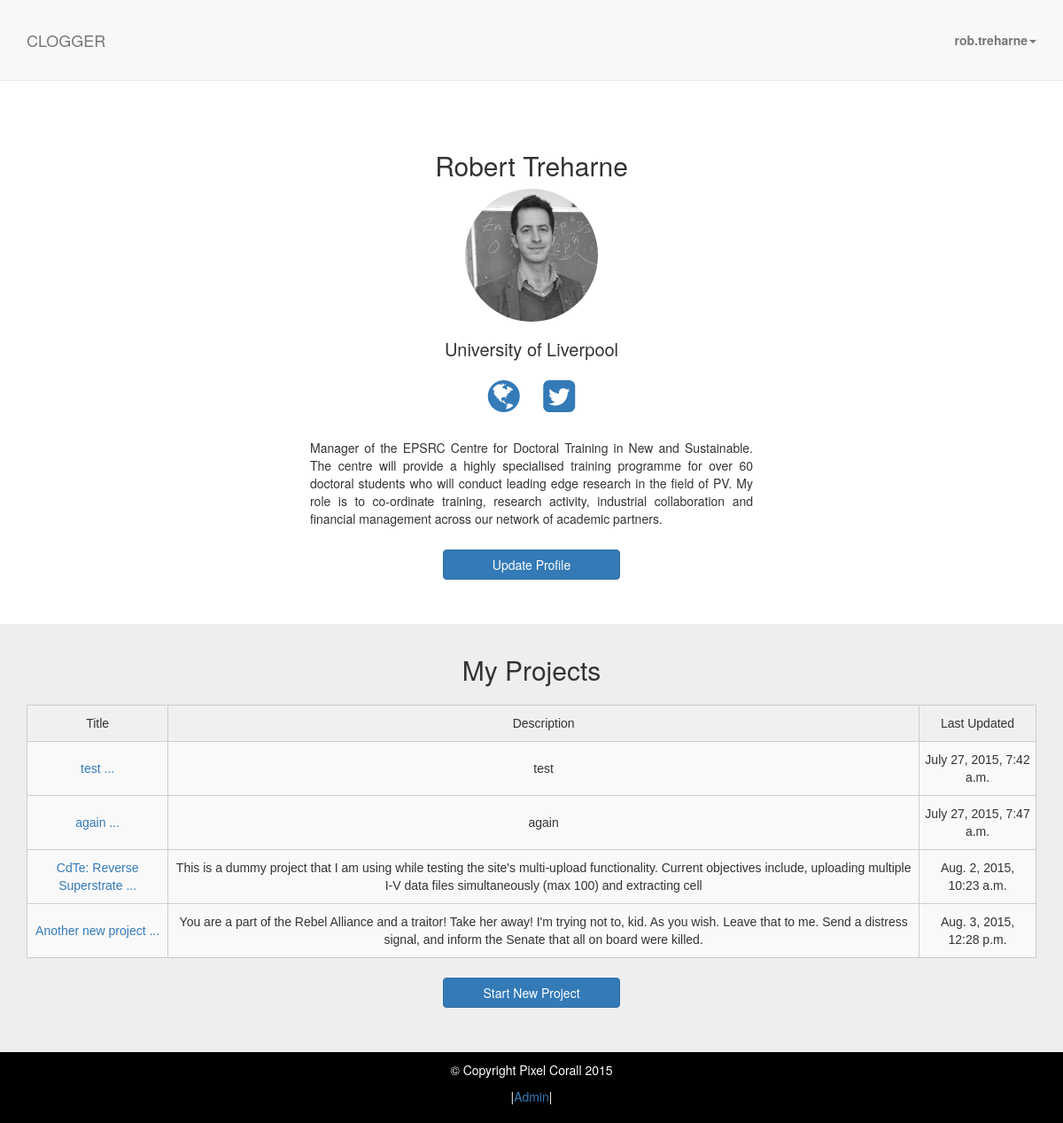
The app's page /user/dashboard/ (signed in), older data.
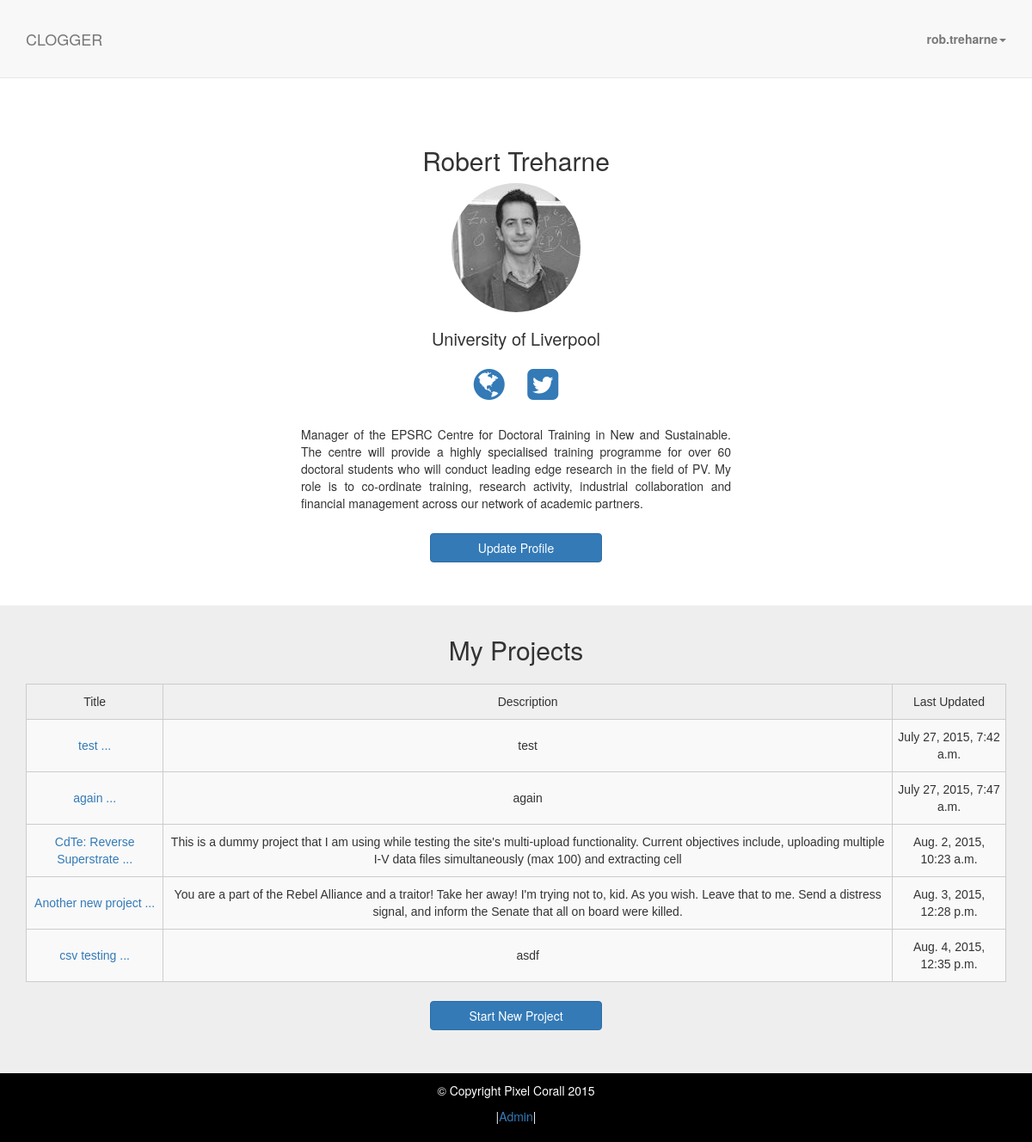
The same page, newer data.
### projects/models.py (models this page shows, shortened)
class Project(models.Model):
    owner = models.ForeignKey(UserProfile)
    title = models.CharField(max_length=50)
    description = models.TextField(max_length=200)
    start_date = models.DateTimeField(default=timezone.datetime.today())
    updated = models.DateTimeField(default=timezone.datetime.today())

### profiles/views.py (the view)
@login_required
def dashboard(request):
    profile = UserProfile.objects.get(user=request.user)
    projects = Project.objects.filter(owner = profile)
    dict = {'profile': profile, 'projects': projects}
    return render(request, 'dashboard.html', dict)

### profiles/templates/dashboard.html (shortened to what this page needs)
{% extends 'base.html' %}
{% load thumbnail %}
{% block content %}
    <section id="register" class="dashboard-profile-section">
        <div class="container">
            <div class="row">
                <div class="col-lg-12">
					<h2>{{user.first_name}} {{user.last_name}}</h2>
					{% thumbnail profile.picture "150x150" crop="center" as im %}
					<img class="profile-pic-lg" src="{{im.url}}" name="{{user.first_name}} {{user.last_name}}">
					{% endthumbnail %}
					<h3>{{profile.affiliation}}</h3>
					<p>
						{% if profile.url %}
						<a href="{{profile.url}}" target="_blank"><i class="fa fa-globe fa-3x"></i></a>
						{% endif %}
						{% if profile.twitter %}
						<a href="{{profile.twitter}}" target="_blank"><i class="fa fa-twitter-square fa-3x"></i></a>
						{% endif %}
					</p>
					{% if profile.bio %}
					<p class="bio">{{profile.bio}}</p>
					{% endif %}
					<div class="col-lg-12 center">
						<a class="btn btn-primary page-scroll" href="{% url 'update_profile' %}">Update Profile</a>
					</div>
				</div>
			</div>
		</div>
	</section>
    <section id="projects" class="dashboard-project-section">
        <div class="container">
            <div class="row">
                <div class="col-lg-12">
					<h2>My Projects</h2>
					{% if projects %}
						<table class="tg">
						  <tr>
							<th class="tg-031e">Title</th>
							<th class="tg-031e">Description</th>
							<th class="tg-031e">Last Updated</th>
						  </tr>
						{% for project in projects %}
						  <tr>
							  <td class="tg-4eph"><a href="/user/project/{{project.id}}">{{project.title|slice:":50"}} ...</a></td>
							  <td class="tg-4eph">{{project.description}}</td>
							  <td class="tg-4eph">{{project.updated}}</td>
						  </tr>
						{% endfor %}
						</table>
					{% else %}
					    <p>No projects<p>
				    {% endif %}
					<div class="col-lg-12 center">
						<a class="btn btn-primary page-scroll" href="{% url 'new_project' %}">Start New Project</a>
					</div>
                </div>
            </div>
		</div>
    </section>
{% endblock %}

Row changes from the older to the newer data that the page shows:
added Project: title "csv testing", description "asdf", updated "Aug. 4, 2015, 12:35 p.m."
